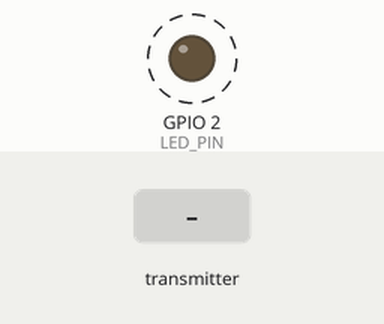
Bench run of a sketch on a simulated ESP32. Shown: output pins drawn as LEDs (lit = HIGH). Dashed ring = blinking. Inputs (shaded band) come from the test bench. What the sketch prints to the serial monitor is not drawn.

Above: at 1.2 s.
1.3 s: the transmitter starts sending type = 0
7.5 s: the transmitter starts sending velocity_ms = 25
10.6 s: the transmitter starts sending altitude_m = 0
Timing chart, 0 to 20.9 s (numbered marks = the images above; inputs shaded):
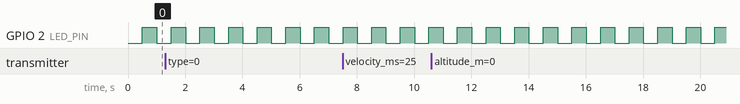

Measured:
- by itself, GPIO 2 (LED_PIN): alternates HIGH for 0.50 s and LOW for 0.50 s

The sketch:

firmware.ino
```cpp
/*
 * Chrono Relativistic Calculator - ESP32 Firmware
 * Measures time dilation effects using synchronized ESP-NOW clocks
 * Computes relativistic corrections for velocity and gravitational potential
 */

#include <WiFi.h>
#include <esp_now.h>
#include <esp_timer.h>
#include <esp_wifi.h>
#include <math.h>

#define LED_PIN 2
#define MAX_CLOCKS 6
#define C_MS 299792458.0
#define G_CONST 6.674e-11
#define M_EARTH 5.972e24
#define R_EARTH 6.371e6

typedef struct {
  uint8_t type;       // 0=time_sync, 1=position, 2=velocity
  uint8_t clock_id;
  uint32_t seq;
  int64_t local_us;
  double altitude_m;
  double velocity_ms;
  double lat;
  double lon;
} relativ_packet_t;

typedef struct {
  uint8_t mac[6];
  uint8_t id;
  int64_t offset_us;
  int64_t last_sync;
  double altitude_m;
  double velocity_ms;
  double time_dilation;
  double grav_dilation;
  uint32_t syncs;
  bool active;
} rel_clock_t;

rel_clock_t clocks[MAX_CLOCKS];
uint8_t my_id;
double my_altitude = 0.0;
double my_velocity = 0.0;
uint32_t seq = 0;
uint8_t bcast[] = {0xFF,0xFF,0xFF,0xFF,0xFF,0xFF};

double calcGravitationalDilation(double alt) {
  double r = R_EARTH + alt;
  double phi = -G_CONST * M_EARTH / r;
  double phi0 = -G_CONST * M_EARTH / R_EARTH;
  return 1.0 + (phi - phi0) / (C_MS * C_MS);
}

double calcVelocityDilation(double v) {
  double beta = v / C_MS;
  return sqrt(1.0 - beta * beta);
}

double calcTotalDilation(double alt, double v) {
  return calcGravitationalDilation(alt) * calcVelocityDilation(v);
}

void onDataRecv(const uint8_t *mac, const uint8_t *data, int len) {
  if (len != sizeof(relativ_packet_t)) return;
  relativ_packet_t pkt;
  memcpy(&pkt, data, sizeof(pkt));
  int64_t now = esp_timer_get_time();

  int idx = -1;
  for (int i = 0; i < MAX_CLOCKS; i++) {
    if (clocks[i].active && clocks[i].id == pkt.clock_id) { idx = i; break; }
  }
  if (idx < 0) {
    for (int i = 0; i < MAX_CLOCKS; i++) {
      if (!clocks[i].active) {
        memcpy(clocks[i].mac, mac, 6);
        clocks[i].id = pkt.clock_id;
        clocks[i].active = true;
        clocks[i].syncs = 0;
        esp_now_peer_info_t pi = {};
        memcpy(pi.peer_addr, mac, 6);
        pi.channel = 1;
        esp_now_add_peer(&pi);
        idx = i;
        break;
      }
    }
  }
  if (idx < 0) return;

  if (pkt.type == 0) {
    clocks[idx].offset_us = pkt.local_us - now;
    clocks[idx].last_sync = now;
    clocks[idx].syncs++;
  }
  clocks[idx].altitude_m = pkt.altitude_m;
  clocks[idx].velocity_ms = pkt.velocity_ms;
  clocks[idx].grav_dilation = calcGravitationalDilation(pkt.altitude_m);
  clocks[idx].time_dilation = calcTotalDilation(pkt.altitude_m, pkt.velocity_ms);
}

void onDataSent(const uint8_t *mac, esp_now_send_status_t s) {}

void broadcastState() {
  relativ_packet_t pkt;
  pkt.type = 0;
  pkt.clock_id = my_id;
  pkt.seq = seq++;
  pkt.local_us = esp_timer_get_time();
  pkt.altitude_m = my_altitude;
  pkt.velocity_ms = my_velocity;
  pkt.lat = 0;
  pkt.lon = 0;
  esp_now_send(bcast, (uint8_t *)&pkt, sizeof(pkt));
}

void setup() {
  Serial.begin(115200);
  pinMode(LED_PIN, OUTPUT);
  memset(clocks, 0, sizeof(clocks));

  WiFi.mode(WIFI_STA);
  uint8_t mac[6];
  esp_wifi_get_mac(WIFI_IF_STA, mac);
  my_id = mac[5];
  esp_wifi_set_channel(1, WIFI_SECOND_CHAN_NONE);

  esp_now_init();
  esp_now_register_recv_cb(onDataRecv);
  esp_now_register_send_cb(onDataSent);

  esp_now_peer_info_t pi = {};
  memcpy(pi.peer_addr, bcast, 6);
  pi.channel = 1;
  esp_now_add_peer(&pi);

  Serial.printf("[RELATIV] Clock %02X online. c=%.0f m/s\n", my_id, C_MS);
}

void loop() {
  static uint32_t last = 0;
  if (millis() - last < 500) return;
  last = millis();

  if (Serial.available()) {
    String cmd = Serial.readStringUntil('\n');
    if (cmd.startsWith("ALT:")) my_altitude = cmd.substring(4).toDouble();
    if (cmd.startsWith("VEL:")) my_velocity = cmd.substring(4).toDouble();
  }

  broadcastState();

  double my_grav = calcGravitationalDilation(my_altitude);
  double my_total = calcTotalDilation(my_altitude, my_velocity);

  Serial.printf("{\"id\":\"%02X\",\"t_us\":%lld,\"alt\":%.1f,\"vel\":%.2f,\"grav_d\":%.15f,\"total_d\":%.15f,\"clocks\":[",
    my_id, esp_timer_get_time(), my_altitude, my_velocity, my_grav, my_total);
  bool first = true;
  for (int i = 0; i < MAX_CLOCKS; i++) {
    if (!clocks[i].active) continue;
    if (!first) Serial.print(",");
    double diff_ns_per_s = (clocks[i].time_dilation - my_total) * 1e9;
    Serial.printf("{\"id\":\"%02X\",\"off_us\":%lld,\"alt\":%.1f,\"vel\":%.2f,\"dilation\":%.15f,\"drift_ns_s\":%.6f}",
      clocks[i].id, clocks[i].offset_us, clocks[i].altitude_m,
      clocks[i].velocity_ms, clocks[i].time_dilation, diff_ns_per_s);
    first = false;
  }
  Serial.println("]}");
  digitalWrite(LED_PIN, !digitalRead(LED_PIN));
}
```
